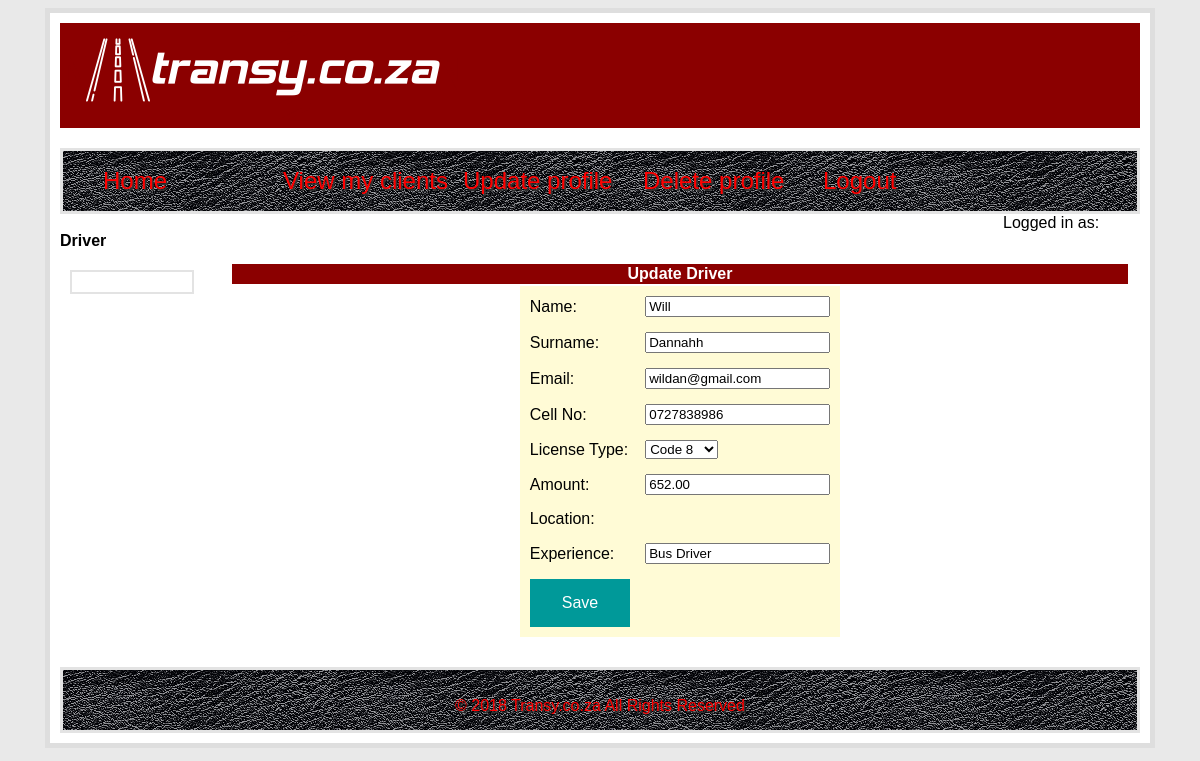
The page /new_mvc/index.php?update=00000 (signed in) on the database its author committed.
### tables this page shows
CREATE TABLE `tbldriver` (
  `dr_no` int(5) unsigned zerofill NOT NULL AUTO_INCREMENT,
  `dr_name` varchar(15) DEFAULT NULL,
  `dr_surname` varchar(15) DEFAULT NULL,
  `dr_email` varchar(20) DEFAULT NULL,
  `dr_cellno` varchar(10) DEFAULT NULL,
  `dr_licenseType` varchar(8) DEFAULT NULL,
  `dr_amount` float(5,2) DEFAULT NULL,
  `loc_no` int(5) unsigned DEFAULT NULL,
  `dr_experience` varchar(50) DEFAULT NULL,
  `dr_image` varchar(100) DEFAULT NULL,
  `cl_no` int(5) DEFAULT NULL,
  PRIMARY KEY (`dr_no`),
  KEY `FK_tbldriver` (`loc_no`),
  CONSTRAINT `FK_tbldriver` FOREIGN KEY (`loc_no`) REFERENCES `tbllocation` (`loc_no`)
);

### new_mvc/index.php (called while the page is built)
<?php
require 'Controller/Controller.php';
$contrllObj = new Controller();
$contrllObj->execute_main();

### new_mvc/Model/ModelDriver.php (called while the page is built, shortened)
<?php
require ("Entities/Driver.php");
class ModelDriver {
    function GetDriverById($id)
    {
            $sql = "SELECT * FROM tbldriver WHERE dr_no = '$id' ";
            $result = mysql_query($sql);
       	    while ($row = mysql_fetch_array($result))
	    {
		$driver_arr[$row['dr_no']] = new Driver($row['dr_no'], $row['dr_name'], $row['dr_surname'], $row['dr_email'], $row['dr_cellno'], $row['dr_licenseType'], $row['dr_amount'], $row['loc_no'], $row['dr_experience'], $row['dr_image']);
       	    }
            return $driver_arr;
    }
}

### new_mvc/Entities/Driver.php (called while the page is built, shortened)
<?php
class Driver {
    function __construct($id, $name, $surname, $email, $cell, $license, $amount, $loc, $experience, $image) {
        $this->name = $name;
        $this->surname = $surname;
        $this->email = $email;
        $this->cell = $cell;
        $this->amount = $amount;
        $this->experience = $experience;
    }
}

### new_mvc/View/editDriver.php (the view, shortened to what this page needs)
<!DOCTYPE html>
<html>
    <head>
    <link rel="stylesheet" type="text/css" href="Styles/StyleSheet.css" />
    </head>
    <body>
            <body>
            <div id="wrapper">
            <div id="banner">
                    <table>
                <tr>
                    <td>
                        <img src="Images/Transy.png"/>
                    </td>
                    <td class="auto-style1"></td>
                    <td class="auto-style2">
                        </td>
                </tr>
            </table>
            </div>
                <div id="navigation">
		<ul id="nav">
                    <?php
                        if($_SESSION['role'] == 'Driver' ){
                            echo '<li><a href="index.php?home=ok" >Home</a></li>
                                  <li><a href="index.php?action=myClients"> View my clients </a></li>
                                  <li><a href="index.php?action=edit">Update profile</a></li>
                                  <li><a href="index.php?action=delete" >Delete profile</a></li>
                                  <li><a href="index.php?action=logout" > Logout </a></li>';
                        }
                    ?>
                </ul>
                </div>
        <?php echo 'Logged in as: <b>'. $_SESSION['role'] .'</b>' ?>
            <div id="content_area">
                 <table style='width: 100%'>
                    <tr>
                        <td style='text-align: center; font-weight: 700; color: #FFFFFF; background-color: #8B0000'> Update Driver </td>
                    </tr>
                </table>
                <center><form method='get'>
        <?php
             if(is_array($driverArr)){
                                foreach ($driverArr as $driver){
        ?>
            <table border='0' cellspacing='5' cellpadding='5' style='background-color: #FFFBD6;'>
            <tr>
                <td>Name:</td>
                <td><input type='text' name='txtName' value='<?php echo $driver->name ?>' required /> </br></td>
                </tr>
                <tr>
                <td>Surname:</td>
                <td><input type='text' name='txtSurname' value='<?php echo $driver->surname ?>' required  /> </br></td>
                </tr>
                <tr>
                <td>Email:</td>
                <td><input type='email' name='txtEmail' value='<?php echo $driver->email ?>' required  /> </br></td>
                </tr>
                <tr>
                <td>Cell No:</td>
                <td><input type='text' name='txtCellNo' value='<?php echo $driver->cell ?>' required  /> </br></td>
                </tr>
                <tr>
                <td>License Type:</td>
                <td> <select name='dropDownLicense'>
                <option>Code 8</option>
                      </select> </br></td>
                </tr>
                <tr>
                <td>Amount:</td>
                <td><input type='number' name='txtAmt' value='<?php echo $driver->amount ?>' required  /> </br></td>
                </tr>
                <tr>
                <td>Location:</td>
                </tr>
                <tr>
               <td>Experience:</td>
               <td><input type='text' name='txtExperience' value='<?php echo $driver->experience ?>' required  /> </br></td>
                </tr>
                <tr>
                <td><input type='submit' value='Save' name='btnUpdate' class='button' /></td>
                <td></td>
                </tr>
                </table>
                        <?php
                        }
                    }
                        ?>
                </form> </center>
            </div>
            <div id="sidebar">
            </div>
            <div id="footer">
            <p> &copy; 2018 Transy.co.za All Rights Reserved </p>
            </div>
        </div>
    </body>
    </body>
</html>

### new_mvc/Styles/StyleSheet.css (style rules this page uses)
body { font-family: 'lucida grande',tahoma,verdana,arial,sans-serif; background-color: #e9e9e9; font-size: medium; }
body p { font-size: medium; line-height: 1.28; }
#wrapper { width: 1080px; background-color: white; margin: 0 auto; padding: 10px; border: 5px solid #dedede; }
#banner { background-repeat: no-repeat; background-size: auto; height: 105px; color: #FFFFFF; background-color: #8B0000; }
#content_area { float: right; margin: 20px 0 20px 0; padding: 10px; width: 900px; height: auto; }
#sidebar { width: 100px; margin: 20px 10px 20px 10px; padding: 10px; border: 2px solid #E3E3E3; position: fixed; float: left; }
#footer { clear: both; width: auto; height: 40px; padding: 10px; border: 3px solid #E3E3E3; text-align: center; color: #ff0000; text-shadow: 0.1em 0.1em #333; background-image: url(../Images/nav.jpg); }
#navigation { height: 60px; border: 3px solid #E3E3E3; margin-top: 20px; background-image: url(../Images/nav.jpg); text-shadow: 0.1em 0.1em #333; }
#nav { list-style: none; }
#nav li { font-size: 24px; float: left; position: relative; width: 180px; height: 50px; }
#nav a:link, #nav a:active, #nav a:visited { display: block; color: #ff0000; text-decoration: none; }
.button { align-content: center; background-color: #009999; border: none; color: white; padding: 15px 32px; text-align: center; text-decoration: none; display: inline-block; font-size: 16px; }
.auto-style1 { width: 294px; }
.auto-style2 { width: 377px; }

### rows shown on the page
tbldriver: txtName "Will", txtSurname "Dannahh", txtEmail "wildan@gmail.com", txtCellNo "0727838986", txtAmt "652.00", txtExperience "Bus Driver"

### other values the page prints
$_SESSION['role'] "Driver"
